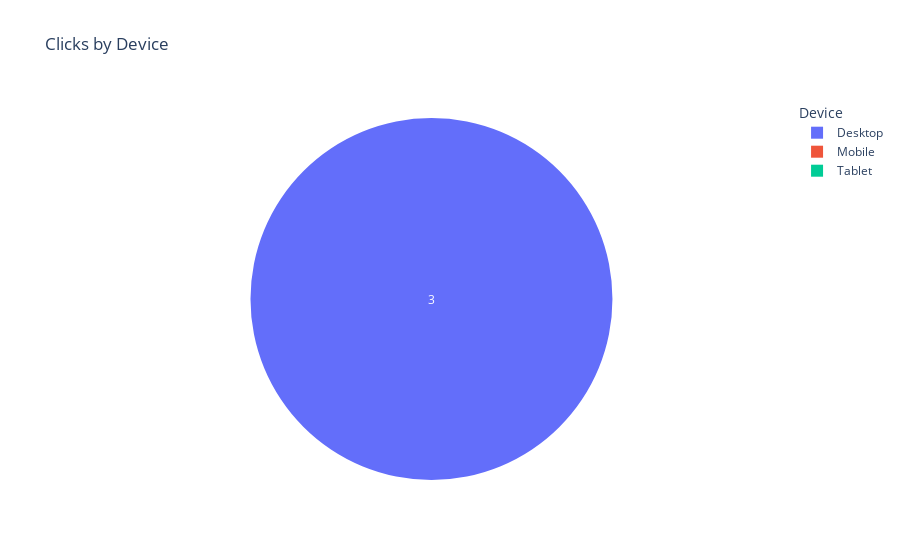

The cell this chart's notebook holds for it:
### Markdown cell above
### Process 1D (Output 1) Pie Chart for Clicks by Device Type

### Code cell
def plot_clicks_by_device(output_folder=".", save_charts=False):

    # Process
    fig = px.pie(
        df_devices,
        names="Device",
        values="Clicks",
        title="Clicks by Device",
        hole=0,  
    )
    
    fig.update_traces(
        textinfo='value',  
        textposition='inside',
        pull=[0.05]*len(df_devices),  
        insidetextorientation='auto',
        showlegend=True
    )

    fig.update_layout(
        uniformtext_minsize=12,
        uniformtext_mode='hide',
        legend_title_text="Device",
    )
    
    # Print Results
    fig.show()

    # Save Chart
    if save_charts:
        os.makedirs(output_folder, exist_ok=True)
        file_path = os.path.join(output_folder, "12_GSC_Clicks_By_Device.png")
        fig.write_image(file_path)
        print(f"Saved to {file_path}")

plot_clicks_by_device(output_folder="Output", save_charts=True)

### Figure 1 — Plotly figure (JSON) as saved in the notebook; plotly's stock layout.template omitted (floating-point values rounded to 4 significant figures)
{"data": [{"domain": {"x": [0, 1], "y": [0, 1]}, "hole": 0, "hovertemplate": "Device=%{label}<br>Clicks=%{value}<extra></extra>", "insidetextorientation": "auto", "labels": ["Desktop", "Mobile", "Tablet"], "legendgroup": "", "name": "", "pull": [0.05, 0.05, 0.05], "showlegend": true, "textinfo": "value", "textposition": "inside", "type": "pie", "values": [3, 0, 0]}], "layout": {"autosize": true, "legend": {"title": {"text": "Device"}, "tracegroupgap": 0}, "title": {"text": "Clicks by Device"}, "uniformtext": {"minsize": 12, "mode": "hide"}}}
